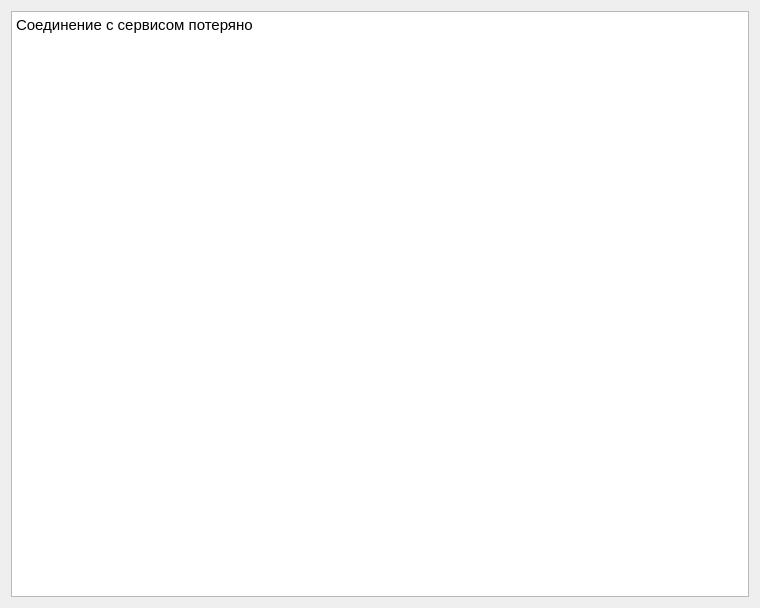
<?xml version="1.0" encoding="UTF-8"?>
<ui version="4.0">
 <class>NotFoundForm</class>
 <widget class="QWidget" name="NotFoundForm">
  <property name="geometry">
   <rect>
    <x>0</x>
    <y>0</y>
    <width>760</width>
    <height>608</height>
   </rect>
  </property>
  <property name="windowTitle">
   <string>Form</string>
  </property>
  <layout class="QGridLayout" name="gridLayout">
   <item row="0" column="0">
    <widget class="QTextEdit" name="textEdit">
     <property name="html">
      <string>&lt;!DOCTYPE HTML PUBLIC &quot;-//W3C//DTD HTML 4.0//EN&quot; &quot;http://www.w3.org/TR/REC-html40/strict.dtd&quot;&gt;
&lt;html&gt;&lt;head&gt;&lt;meta name=&quot;qrichtext&quot; content=&quot;1&quot; /&gt;&lt;style type=&quot;text/css&quot;&gt;
p, li { white-space: pre-wrap; }
&lt;/style&gt;&lt;/head&gt;&lt;body style=&quot; font-family:'Cantarell'; font-size:11pt; font-weight:400; font-style:normal;&quot;&gt;
&lt;p style=&quot; margin-top:0px; margin-bottom:0px; margin-left:0px; margin-right:0px; -qt-block-indent:0; text-indent:0px;&quot;&gt;Соединение с сервисом потеряно&lt;/p&gt;&lt;/body&gt;&lt;/html&gt;</string>
     </property>
    </widget>
   </item>
  </layout>
 </widget>
 <resources/>
 <connections/>
</ui>
